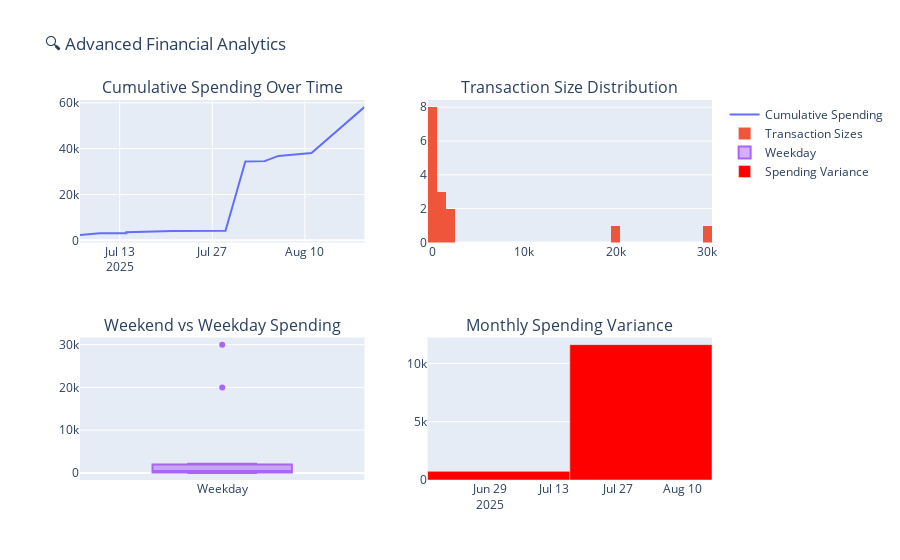

Source (notebook cell):
### Markdown cell above
## 🔍 Advanced Analytics & Insights

### Code cell
# Find unusual transactions (outliers)
def find_outliers(data, column, threshold=2):
    """Find outliers using z-score method"""
    z_scores = np.abs((data[column] - data[column].mean()) / data[column].std())
    return data[z_scores > threshold]

# Analyze large transactions
large_expenses = expense_data[expense_data['abs_amount'] > expense_data['abs_amount'].quantile(0.95)]
large_income = df[(df['amount'] > 0) & (df['amount'] > df[df['amount'] > 0]['amount'].quantile(0.95))]

print("🔍 UNUSUAL TRANSACTIONS ANALYSIS")
print("=" * 70)
print(f"\n💸 Large Expenses (Top 5% - above ${expense_data['abs_amount'].quantile(0.95):.2f}):")
for _, tx in large_expenses.head(5).iterrows():
    print(f"   ${tx['abs_amount']:>8,.2f} - {tx['description'][:40]} ({tx['category']})")

print(f"\n💰 Large Income (Top 5% - above ${df[df['amount'] > 0]['amount'].quantile(0.95):.2f}):")
for _, tx in large_income.head(5).iterrows():
    print(f"   ${tx['amount']:>8,.2f} - {tx['description'][:40]} ({tx['category']})")

# Spending velocity analysis
df['days_since_start'] = (df['date'] - df['date'].min()).dt.days
expense_data_sorted = expense_data.sort_values('date')
expense_data_sorted['cumulative_spending'] = expense_data_sorted['abs_amount'].cumsum()

# Find spending patterns
weekend_spending = expense_data[expense_data['is_weekend']]['abs_amount'].mean()
weekday_spending = expense_data[~expense_data['is_weekend']]['abs_amount'].mean()

print(f"\n📊 SPENDING PATTERNS:")
print(f"Weekend avg transaction: ${weekend_spending:.2f}")
print(f"Weekday avg transaction: ${weekday_spending:.2f}")
print(f"Weekend vs Weekday ratio: {weekend_spending/weekday_spending:.2f}x")

# Create advanced analytics visualization
fig = make_subplots(
    rows=2, cols=2,
    subplot_titles=('Cumulative Spending Over Time', 'Transaction Size Distribution',
                   'Weekend vs Weekday Spending', 'Monthly Spending Variance'),
    specs=[[{"type": "scatter"}, {"type": "histogram"}],
           [{"type": "box"}, {"type": "bar"}]]
)

# Cumulative spending
fig.add_trace(
    go.Scatter(x=expense_data_sorted['date'], y=expense_data_sorted['cumulative_spending'],
               mode='lines', name='Cumulative Spending'),
    row=1, col=1
)

# Transaction size distribution
fig.add_trace(
    go.Histogram(x=expense_data['abs_amount'], nbinsx=30, name='Transaction Sizes'),
    row=1, col=2
)

# Weekend vs Weekday box plot
fig.add_trace(
    go.Box(y=expense_data[expense_data['is_weekend']]['abs_amount'], name='Weekend'),
    row=2, col=1
)
fig.add_trace(
    go.Box(y=expense_data[~expense_data['is_weekend']]['abs_amount'], name='Weekday'),
    row=2, col=1
)

# Monthly variance
monthly_variance = expense_data.groupby('month')['abs_amount'].std()
fig.add_trace(
    go.Bar(x=monthly_variance.index.astype(str), y=monthly_variance.values,
           name='Spending Variance', marker_color='red'),
    row=2, col=2
)

fig.update_layout(height=800, title_text="🔍 Advanced Financial Analytics")
fig.show()

### Figure 1 — Plotly figure (JSON) as saved in the notebook; plotly's stock layout.template omitted (floating-point values rounded to 4 significant figures)
{"data": [{"mode": "lines", "name": "Cumulative Spending", "type": "scatter", "x": ["2025-07-07T00:00:00.000000000", "2025-07-07T00:00:00.000000000", "2025-07-10T00:00:00.000000000", "2025-07-14T00:00:00.000000000", "2025-07-14T00:00:00.000000000", "2025-07-21T00:00:00.000000000", "2025-07-29T00:00:00.000000000", "2025-08-01T00:00:00.000000000", "2025-08-01T00:00:00.000000000", "2025-08-01T00:00:00.000000000", "2025-08-04T00:00:00.000000000", "2025-08-04T00:00:00.000000000", "2025-08-06T00:00:00.000000000", "2025-08-11T00:00:00.000000000", "2025-08-19T00:00:00.000000000"], "xaxis": "x", "y": [2172.0, 2310.0, 3049.0, 3069.0, 3508.0, 4064.0, 4194.0, 34190.0, 34370.0, 34420.0, 34560.0, 34660.0, 36830.0, 38120.0, 58120.0], "yaxis": "y"}, {"name": "Transaction Sizes", "nbinsx": 30, "type": "histogram", "x": [20000.0, 1292.0, 2172.0, 137.9, 100.0, 30000.0, 174.6, 50.0, 130.0, 556.4, 20.0, 439.3, 738.7, 2172.0, 137.9], "xaxis": "x2", "yaxis": "y2"}, {"name": "Weekend", "type": "box", "xaxis": "x3", "y": [], "yaxis": "y3"}, {"name": "Weekday", "type": "box", "xaxis": "x3", "y": [20000.0, 1292.0, 2172.0, 137.9, 100.0, 30000.0, 174.6, 50.0, 130.0, 556.4, 20.0, 439.3, 738.7, 2172.0, 137.9], "yaxis": "y3"}, {"marker": {"color": "red"}, "name": "Spending Variance", "type": "bar", "x": ["2025-07", "2025-08"], "xaxis": "x4", "y": [740.4, 11610.0], "yaxis": "y4"}], "layout": {"annotations": [{"font": {"size": 16}, "showarrow": false, "text": "Cumulative Spending Over Time", "x": 0.225, "xanchor": "center", "xref": "paper", "y": 1, "yanchor": "bottom", "yref": "paper"}, {"font": {"size": 16}, "showarrow": false, "text": "Transaction Size Distribution", "x": 0.775, "xanchor": "center", "xref": "paper", "y": 1, "yanchor": "bottom", "yref": "paper"}, {"font": {"size": 16}, "showarrow": false, "text": "Weekend vs Weekday Spending", "x": 0.225, "xanchor": "center", "xref": "paper", "y": 0.375, "yanchor": "bottom", "yref": "paper"}, {"font": {"size": 16}, "showarrow": false, "text": "Monthly Spending Variance", "x": 0.775, "xanchor": "center", "xref": "paper", "y": 0.375, "yanchor": "bottom", "yref": "paper"}], "autosize": true, "title": {"text": "🔍 Advanced Financial Analytics"}, "xaxis": {"anchor": "y", "autorange": true, "domain": [0, 0.45], "range": ["2025-07-07", "2025-08-19"], "type": "date"}, "xaxis2": {"anchor": "y2", "autorange": true, "domain": [0.55, 1], "range": [-500, 30500], "type": "linear"}, "xaxis3": {"anchor": "y3", "autorange": true, "domain": [0, 0.45], "range": [-0.5, 0.5], "type": "category"}, "xaxis4": {"anchor": "y4", "autorange": true, "domain": [0.55, 1], "range": ["2025-06-15 12:00", "2025-08-16 12:00"], "type": "date"}, "yaxis": {"anchor": "x", "autorange": true, "domain": [0.625, 1], "range": [-936.1, 61230.0], "type": "linear"}, "yaxis2": {"anchor": "x2", "autorange": true, "domain": [0.625, 1], "range": [0, 8.421]}, "yaxis3": {"anchor": "x3", "autorange": true, "domain": [0, 0.375], "range": [-1646.0, 31670.0], "type": "linear"}, "yaxis4": {"anchor": "x4", "autorange": true, "domain": [0, 0.375], "range": [0, 12220.0], "type": "linear"}}}
